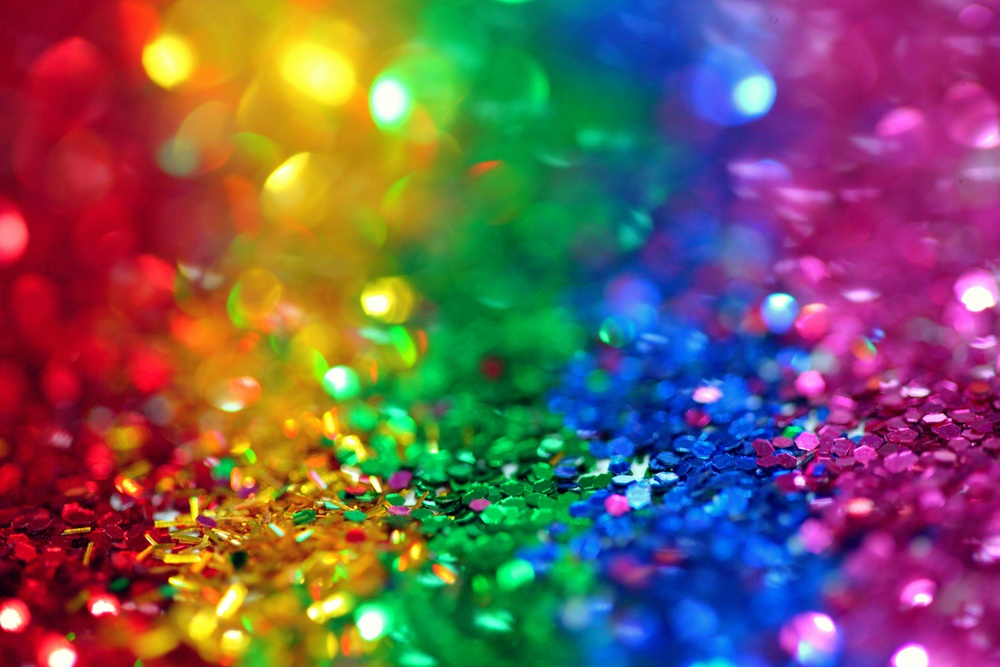
#> input picture Task1/photo.jpeg, 1000 x 667 px, shrunk from 5616 x 3744 before the run
$ python gray.py
#> lines starting #> are read from the running program, lines starting #| are printed output that depends on the picture
import cv2


# Load the original image
image = cv2.imread("photo.jpeg")
#> image is the input picture: shape (667, 1000, 3); mean B, G, R 90.3, 90.1, 115.9

# Check if the image was loaded correctly
if image is None:
    print("Could not load image. Make sure 'photo.jpg' is in the same folder.")
else:
    # Convert the image to grayscale
    gray_image = cv2.cvtColor(image, cv2.COLOR_BGR2GRAY)
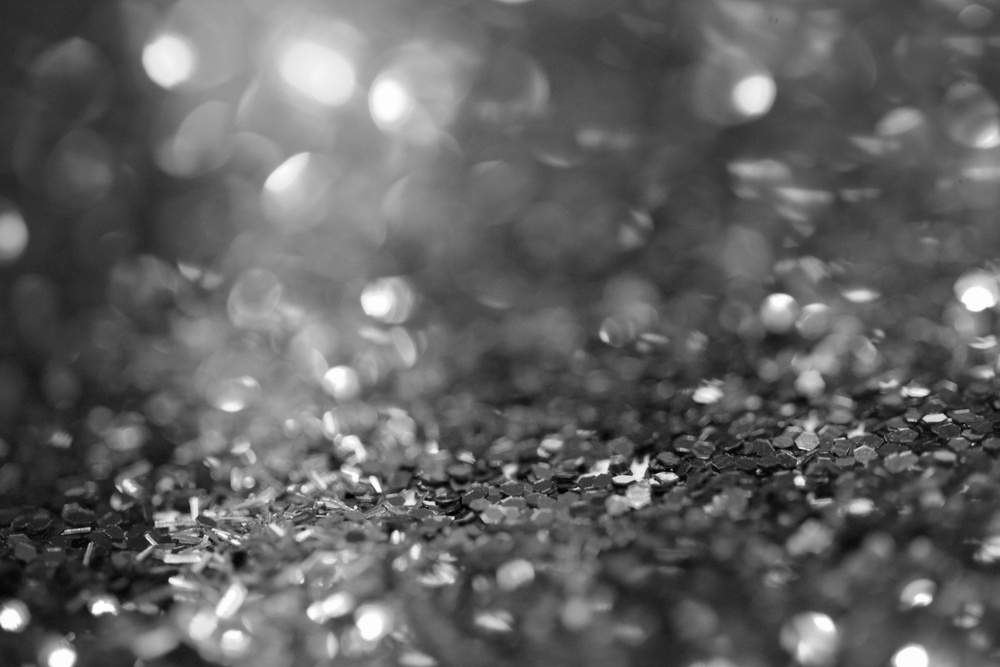
#> gray_image: shape (667, 1000); min 1, max 255, mean 97.8

    # Display both original and grayscale images
    cv2.imshow("Original Image", image)
    cv2.imshow("Grayscale Image", gray_image)

    # Save the grayscale image
    cv2.imwrite("photo_gray.jpg", gray_image)
    print("Grayscale image saved as photo_gray.jpg")

    # Wait for a key press and close image windows
    cv2.waitKey(0)
    cv2.destroyAllWindows()
